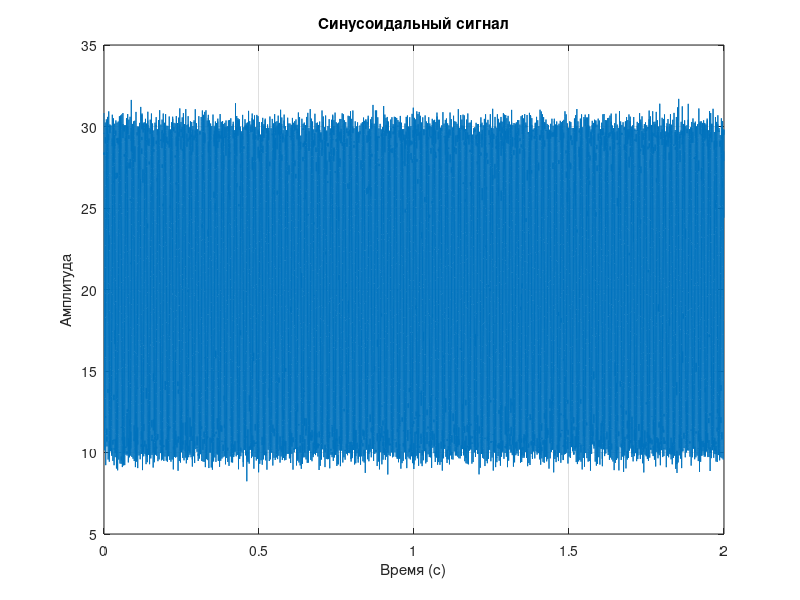

Reproduce this figure in MATLAB.

clear;


Fs = 10000; %ЧД, Гц

t = 0:1/Fs:2-1/Fs; %Время, сек

f1 = 261.6; %частота сигнал, Гц
f2 = 0;%329.6;
f3 = 0;%440;

A = 10; %Амплитуда

noseLev = 0.5; %уровень шума

signal1 = A*cos(2*pi*f1*t);
signal2 = A*cos(2*pi*f2*t);
signal3 = A*cos(2*pi*f3*t);

nose = noseLev*randn(size(t));
signal = signal1 + signal2 + signal3;

result = signal + nose;

plot(t, result);
xlabel('Время (с)');
ylabel('Амплитуда');
title('Синусоидальный сигнал');
grid on;

result = result/max(abs(result));
%sound(signal,Fs);
%sound(nose, Fs);
%sound(signal1);
%sound(signal2);
sound(result,Fs);
filename = 'sound.wav';
audiowrite(filename, result,Fs);

